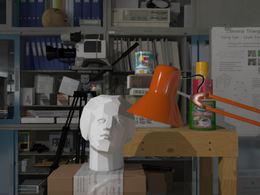
%> input picture frame_left.png, 260 x 195 px, shrunk from 640 x 480 before the run
$ octave MySiftImplementation_ver01.m   (GNU Octave 9; MATLAB toolbox functions it lacks are replaced by stand-ins)
%> lines starting %> are read from the running program, lines starting %| are printed output that depends on the picture
### SIFT_keypoints3.m
function [X,varargout] = SIFT_keypoints3(Image)
X=[];

G0 = fspecial('gaussian',[9 9],.5);


if(size(Image,3)==3)
    RGB=Image;
    clear Image
    Image=im2double(rgb2gray(RGB));
end
Image = conv2(Image,G0,'same');
original=Image;
I_out=original;
store1=[];
store2=[];
store3=[];

%% 1st octave generation
k2=0; %

clear c;
for k2=1:3
    store1{k2}=[];
[H,W,plane]=size(Image);
Image(H:H+6,W:W+6)=0;

for k1=0:3
    k=sqrt(2);
    sigma=(k^(k1+(2*k2)))*1.6;
for x=-3:3
    for y=-3:3
        h(x+4,y+4)=(1/((2*pi)*((k*sigma)*(k*sigma))))*exp(-((x*x)+(y*y))/(2*(k*k)*(sigma*sigma)));
    end
end
for i=1:H
    for j=1:W
        t=Image(i:i+6,j:j+6)'.*h;
        c(i,j)=sum(sum(t));
    end
end
store1{k2}=[store1{k2} c];
end
clear Image;
Image=imresize(original,1/((k2+1)*2));
end % octave
[m n]=size(original);

%% Obtaining key point from the image
for k2=1:1
i1{k2}=store1{1}(1:m,1:n)-store1{1}(1:m,n+1:2*n);
i2{k2}=store1{1}(1:m,n+1:2*n)-store1{1}(1:m,2*n+1:3*n);
i3{k2}=store1{1}(1:m,2*n+1:3*n)-store1{1}(1:m,3*n+1:4*n);
[m,n]=size(i2{k2});
kp=[];
kpl=[];
tic
for i=9:m-9
    for j=9:n-9
        x=i1{k2}(i-1:i+1,j-1:j+1);
        y=i2{k2}(i-1:i+1,j-1:j+1);
        z=i3{k2}(i-1:i+1,j-1:j+1);
        y(1:4)=y(1:4);
        y(5:8)=y(6:9);
        mx=max(max(x));
        mz=max(max(z));
        mix=min(min(x));
        miz=min(min(z));
        my=max(max(y));
        miy=min(min(y));
   Level_2=i2{k2}(i-1:i+1,j-1:j+1);
   Dxx=Level_2(3,3)+Level_2(1,3)-2*Level_2(2,3);
   Dyy=Level_2(3,3)+Level_2(3,1)-2*Level_2(3,2);
   Dxy=Level_2(3,3)-Level_2(2,3)-Level_2(3,1)+Level_2(2,2);
   thresh=(Dxx+Dyy)^2/(Dxx*Dyy-Dxy^2);

        if ((i2{k2}(i,j)>my  && i2{k2}(i,j)>mz)...
                || ((i2{k2}(i,j)<mix && i2{k2}(i,j)<miy && i2{k2}(i,j)<miz)))
            if (abs(thresh>10))
                I_out(i,j)=1;
            kp=[kp i2{k2}(i,j)];
            kpl=[kpl i j];
            X=[X;i j k2*1.6];
            end
        end
    end
end
fprintf('\nTime taken for finding the key points is :%f\n',toc);

end
%% Key points plotting on to the image
[H W]=size(original);
if(nargout==2)
   varargout{1}=I_out;
end

end

### SIFT_descriptors.m
%
function [X,varargout]=SIFT_descriptors(Image,KeyPoints)
[H W]=size(Image);

for j=2:H-1
    for i=2:W-1
Gradient(j,i)=sqrt((Image(j,i+1)-Image(j,i-1))^2+(Image(j+1,i)-Image(j-1,i))^2);
tmp=atan2(Image(j+1,i)-Image(j-1,i),Image(j,i+1)-Image(j,i-1))*180/pi;
if sign(tmp)==-1
Orientation(j,i)=359+tmp;
else
Orientation(j,i)=tmp;
end

    end
end

C=zeros(5,5);
for i=-2:2
    for j=-2:2
        if(i^2+j^2<=5)
        C(i+3,j+3)=exp(-((i)^2+(j)^2));
        end
    end
end
C=C/sum(sum(C));

Y1=KeyPoints(:,1);
X1=KeyPoints(:,2);
Or_vector=[];
proper_OrientationVector=[];
properKeyPoints=[];

for i=1:size(KeyPoints,1)
    x=X1(i);
    y=Y1(i);
    if (x>2 && x<W-2 && y>2 && y<H-2)
        if (x>8 && x<W-8 && y>8 && y<H-8)
 properKeyPoints=[properKeyPoints;KeyPoints(i,:)];
 properOrientation=Orientation(y-8:y+8,x-8:x+8);
 properGradient=Gradient(y-8:y+8,x-8:x+8);

        else
            continue;
        end
G=Gradient(y-2:y+2,x-2:x+2).*C;
O=Orientation(y-2:y+2,x-2:x+2);
    else
        continue;
    end
[m n]=size(G);
Or1=zeros(1,36);

for j=1:m
    for i=1:n
Or1(floor(Orientation(y,x)/10)+1)=Or1(floor(Orientation(y,x)/10)+1)+1;
    end
end

[m n]=size(properGradient);
Or2Vec=[];
for z=1:4
    for w=1:4
Or2=zeros(1,8);

for j=1:m/4
    for i=1:n/4
Or2(floor(properOrientation(4*(z-1)+j,4*(w-1)+i)/45)+1)=Or2(floor(properOrientation(4*(z-1)+j,4*(w-1)+i)/45)+1)...
    +abs(properGradient(4*(z-1)+j,4*(w-1)+i));
    end
end

 Or2Vec=[Or2Vec Or2];

end
end
proper_OrientationVector=[proper_OrientationVector; Or2Vec];

    [mx mxl]=max(Or1);

    Or_vector=[Or_vector; mxl];


end


X=Or_vector;
if(nargout==2)
varargout{1}=properKeyPoints;
else if (nargout==3)
        varargout{1}=properKeyPoints;
        varargout{2}=proper_OrientationVector;
    end
end
end

### matchPairs.m
function [X]=matchPairs(X1,F1,X2,F2)
x1=X1(:,1);
y1=X1(:,2);

x2=X2(:,1);
y2=X2(:,2);

L1=length(x1);
L2=length(x2);
X=[];


for i=L1:-1:1
    err=[];
    Index=[];
   for j=1:L2
       if(sum(j==Index)==0)
       er=sum(abs(F1(i,:)-F2(j,:)))/128;
       err=[err;er];
       else
           break;
       end
   end
   [MinIndex index]=min(err);
if(sqrt((x1(i)-x2(index))^2+(y1(i)-y2(index))^2)<200)
   X=[X; x1(i) y1(i) x2(index) y2(index)];
   Index=[Index; index];
end
 end

end

### showFusedMatches.m
function [varargout] = showFusedMatches(I1,I2,Matches)
figure,
I=[I1 I2];
imshow(I,[]);
hold on

for i=1:size(Matches,1)
%  [Matches(i,1:2) Matches(i,3)  Matches(i,4)]


% text(Matches(i,1),Matches(i,2),'x','Color','yellow')
% text(Matches(i,3),Matches(i,4),'y','Color','white');
plot([Matches(i,2) Matches(i,4)+size(I1,2)],[Matches(i,1) Matches(i,3)],'yellow','LineWidth',1);
end

shg
end

### MySiftImplementation_ver01.m
% Scale Invariant Feature Transform by David Lowe
% Implemented by Davood Falahati
% This is the matlab version and I will write it in openCV as well.
% I have two images, say, I_left and I_right
% I prepared a function that takes care of SIFT keypoint detection
% I call it: function [X] = SIFT_keypoints(image)
clear all, close all, clc;

for x=-20:20
    for y=-20:20
        I(x+21,y+21)=sqrt(x^2+y^2);
    end

end
% I=fspecial('gaussian', [25 25], 4);
% surf(I)
% shg
 I_left=(imread('frame_left.png'));
%> I_left is the input picture: size 195x260x3 uint8; mean R, G, B 76.3, 69.7, 63.6
%  I_left=imresize(imread('s1.png'),scale);
%  I_left=imresize(imread('cameraman.tif'),1.5);
%  imshow(I_left,[]);

[X_left, I_out2]=SIFT_keypoints3(I_left);
%> after the loop in SIFT_keypoints3, `for k2=1:3`:
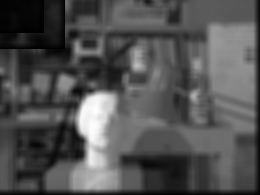
%> c: size 195x260 double; min 0, max 0.038, mean 0.0123; drawn with min black and max white
%> after the loop in SIFT_keypoints3, `for k2=1:3`: h = [6.05e-05 6.06e-05 6.06e-05 6.06e-05 6.06e-05 6.06e-05 6.05e-05; 6.06e-05 6.06e-05 6.07e-05 6.07e-05 6.07e-05 6.06e-05 6.06e-05; 6.06e-05 6.07e-05 6.07e-05 6.07e-05 6.07e-05 6.07e-05 6.06e-05; 6.06e-05 6.07e-05 6.07e-05 6.07e-05 6.07e-05 6.07e-05 6.06e-05; 6.06e-05 6.07e-05 6.07e-05 6.07e-05 6.07e-05 6.07e-05 6.06e-05; 6.06e-05 6.06e-05 6.07e-05 6.07e-05 6.07e-05 6.06e-05 6.06e-05; 6.05e-05 6.06e-05 6.06e-05 6.06e-05 6.06e-05 6.06e-05 6.05e-05]; store1 = 3 items
%> the loop in SIFT_keypoints3, `for k2=1:1` made 1 pass
%> (m, n) on pass 1: (195, 260)
%> after the loop in SIFT_keypoints3, `for k2=1:1`: I_out: size 195x260 double; min 6.54e-06, max 1, mean 0.279
%> after the loop in SIFT_keypoints3, `for k2=1:1`: X = 61 rows, first 12: [9 140 1.6; 10 164 1.6; 13 117 1.6; 14 30 1.6; 14 34 1.6; 21 126 1.6; 21 151 1.6; 22 141 1.6; 22 159 1.6; 27 88 1.6; 28 24 1.6; 28 35 1.6]; i1 = 1 item; y = [0.0177 0.0177 0.0177; 0.0177 0.0175 0.0175; 0.0175 0.0178 0.0175]
%> X_left has the same summary as X in SIFT_keypoints3
[Orientation X_left or1]=SIFT_descriptors(I_out2,X_left);
%> after the loop in SIFT_descriptors, `for j=2:H-1`:
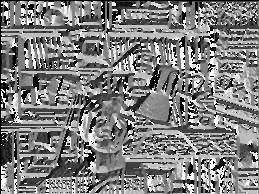
%> Orientation: size 194x259 double; min 0, max 359, mean 179.5; drawn with min black and max white
%> in SIFT_descriptors, `Y1=KeyPoints(:,1);`: Y1 = 61 values from 9 to 186
%> in SIFT_descriptors, `X1=KeyPoints(:,2);`: X1 = 61 values, max 238 at index 32, min 9 at index 38, mean 128
%> the loop in SIFT_descriptors, `for i=1:size(KeyPoints,1)` made 61 passes
%> (x, y, properKeyPoints, mxl, Or_vector) on passes 1 to 4: (140, 9, [9 140 1.6], 10, 10), (164, 10, [9 140 1.6; 10 164 1.6], 10, [10; 10]), (117, 13, [9 140 1.6; 10 164 1.6; 13 117 1.6], 7, [10; 10; 7]), (30, 14, [9 140 1.6; 10 164 1.6; 13 117 1.6; 14 30 1.6], 36, [10; 10; 7; 36])
%> (x, y, mxl) on passes 17 to 22: (50, 41, 16), (102, 42, 2), (115, 42, 5), (234, 46, 26), (230, 48, 9), (230, 55, 36)
%> after the loop in SIFT_descriptors, `for i=1:size(KeyPoints,1)`: G = [0 2.1e-05 7.7e-05 2.67e-05 0; 4.72e-05 0.000723 0.0818 0.000474 1.06e-05; 9.16e-05 0.0806 0.0014 0.0807 2.59e-05; 1.67e-05 0.000828 0.0817 0.000697 1.9e-05; 0 4.65e-06 0.000142 1.23e-05 0]; O = [1.04 206.4 209.4 353.6 238.4; 3.29 213.2 90.75 356.4 218.2; 343 357.7 234.8 179.8 186.4; 292.3 225.8 269.8 29.71 208.8; 269.7 194.1 36.59 43.64 198.5]; Or1 = 36 values, max 25 at index 24, min 0 at index 1, mean 0.694; Or2 = [0.0428 0 0 0.0244 0.0884 0.00531 0.000874 0.0188]; Or_vector = 61 values, max 36 at index 4, min 1 at index 24, mean 12.31; properKeyPoints has the same summary as X in SIFT_keypoints3
%> in SIFT_descriptors, `X=Or_vector;`: X has the same summary as Or_vector
%> Orientation has the same summary as Or_vector in SIFT_descriptors
% imshow(I_left)
% drawCircle(X_left(:,2),X_left(:,1),4*X_left(:,3),(Orientation-1)*10,'white');
 I_right=imread('frame_right.png');
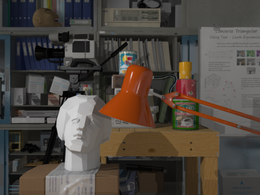
%> input picture frame_right.png, 260 x 195 px, shrunk from 640 x 480 before the run
%> I_right is the input picture: size 195x260x3 uint8; mean R, G, B 77.6, 70.6, 64.2
%  I_right=(imresize(imread('cameraman.tif'),1));
%   I_right=imrotate(imread('frame_left.png'),60);
   [X_right, I_out]=SIFT_keypoints3(I_right);
%> after the loop in SIFT_keypoints3 (call 2), `for k2=1:3`:
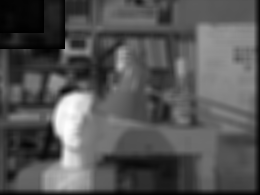
%> c: size 195x260 double; min 0, max 0.0379, mean 0.0124; drawn with min black and max white
%> the loop in SIFT_keypoints3 (call 2), `for k2=1:1` made 1 pass
%> after the loop in SIFT_keypoints3 (call 2), `for k2=1:1`: I_out: size 195x260 double; min 0.000189, max 1, mean 0.282
%> after the loop in SIFT_keypoints3 (call 2), `for k2=1:1`: X = 57 rows, first 12: [14 21 1.6; 14 25 1.6; 21 116 1.6; 21 142 1.6; 22 132 1.6; 22 150 1.6; 27 80 1.6; 28 14 1.6; 28 25 1.6; 28 36 1.6; 29 161 1.6; 29 205 1.6]; y = [0.0185 0.0187 0.0187; 0.0184 0.0184 0.0185; 0.0182 0.0188 0.0185]
%> X_right has the same summary as X in SIFT_keypoints3
%  size(X_right)
 [Orientation2 X_right or2]=SIFT_descriptors(I_out,X_right);
%> after the loop in SIFT_descriptors (call 2), `for j=2:H-1`:
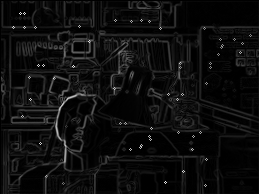
%> Gradient: size 194x259 double; min 0, max 0.95, mean 0.055
%> after the loop in SIFT_descriptors (call 2), `for j=2:H-1`:
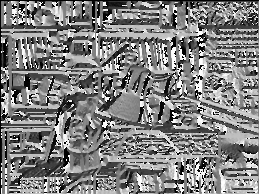
%> Orientation: size 194x259 double; min 0, max 359, mean 181; drawn with min black and max white
%> in SIFT_descriptors (call 2), `Y1=KeyPoints(:,1);`: Y1 = 57 values from 14 to 186
%> in SIFT_descriptors (call 2), `X1=KeyPoints(:,2);`: X1 = 57 values, max 251 at index 13, min 14 at index 8, mean 137.7
%> the loop in SIFT_descriptors (call 2), `for i=1:size(KeyPoints,1)` made 57 passes
%> (x, y, properKeyPoints, mxl, Or_vector) on passes 1 to 4: (21, 14, [14 21 1.6], 36, 36), (25, 14, [14 21 1.6; 14 25 1.6], 1, [36; 1]), (116, 21, [14 21 1.6; 14 25 1.6; 21 116 1.6], 7, [36; 1; 7]), (142, 21, [14 21 1.6; 14 25 1.6; 21 116 1.6; 21 142 1.6], 9, [36; 1; 7; 9])
%> (x, y, mxl, Or_vector) on passes 5 to 10: (132, 22, 10, [36; 1; 7; 9; 10]), (150, 22, 10, [36; 1; 7; 9; 10; 10]), (80, 27, 9, [36; 1; 7; 9; 10; 10; 9]), (14, 28, 9, [36; 1; 7; 9; 10; 10; 9; 9]), (25, 28, 9, [36; 1; 7; 9; 10; 10; 9; 9; 9]), (36, 28, 8, [36; 1; 7; 9; 10; 10; 9; 9; 9; 8])

% imshow(I_right)
%  drawCircle(X_right(:,2),X_right(:,1),4*X_right(:,3),(Orientation2-1)*10,'yellow');
Matches=matchPairs(X_left,or1,X_right,or2);
Set1=Matches(:,1:2);
Set2=Matches(:,3:4);

 t = cp2tform(Set1, Set2, 'affine');
 XX=[Set2 ones(size(Set2,1),1)]*t.tdata.T;
 Matched2=[];
 for i=1:size(XX,1)
%      sum(abs(XX(i,1:2)-Set1(i,:)))
     if (sum(abs(XX(i,1:2)-Set1(i,:)))<50)
         Matched2=[Matched2; Matches(i,:)];
     end
 end
%> this loop made 61 passes
showFusedMatches(I_left,I_right,Matched2);
%> the loop in showFusedMatches, `for i=1:size(Matches,1)` made 17 passes
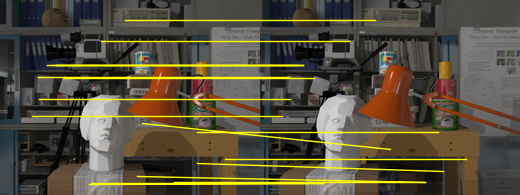
%> figure redrawn from the program's plot data
% Finding A matrix
% A is a 2x9 Matrix

 shg
